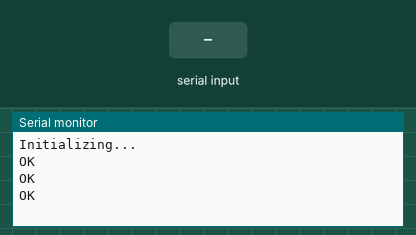
Bench run of a sketch on a simulated Arduino Uno, built with avr-gcc and run on an emulated ATmega328P. Shown: the last lines printed to the serial monitor. The test bench sets the inputs (shaded band). The modem accepts every AT command (registered, SIM ready, sends succeed) and sends nothing else.

Above: at 3.7 s.
3.8 s: "S" received over Serial
At 6.5 s:
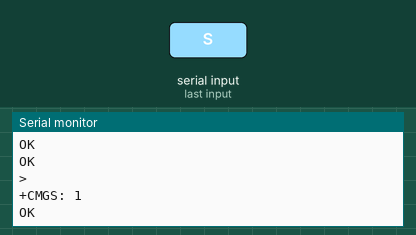
6.8 s: "S" received over the second serial link
At 8.2 s:
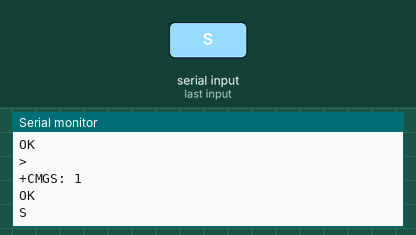
8.5 s: "1" received over the second serial link
At 9.4 s:
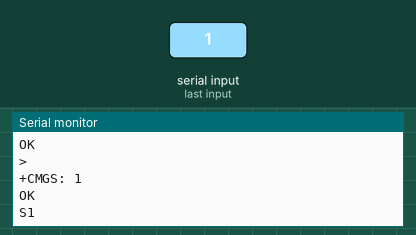

Measured:
- after the input at 3.8 s, the serial monitor: prints a new line after 1.8 s (image 1)
- after the input at 6.8 s, the serial monitor: prints a new line after 0.29 s (image 2)
- after the input at 8.5 s, the serial monitor: prints a new line after 0.09 s (image 3)

The sketch:

GSM_CODE_2.ino
```cpp
#include "SoftwareSerial.h"
SoftwareSerial mySerial(9, 10);
String cmd = "";

void setup()
{
  mySerial.begin(9600);
  Serial.begin(9600);
  Serial.println("Initializing...");
  delay(1000);
  mySerial.println("AT");                 // Sends an ATTENTION command, reply should be OK
  updateSerial();
  mySerial.println("AT+CMGF=1");          // Configuration for sending SMS
  updateSerial();
  mySerial.println("AT+CNMI=1,2,0,0,0");  // Configuration for receiving SMS
  updateSerial();
}

void loop()
{
  updateSerial();
}

void updateSerial()
{
  delay(500);
  while (Serial.available())
  {
    cmd+=(char)Serial.read();
    if(cmd!=""){
      cmd.trim();  // Remove added LF in transmit
      if (cmd.equals("S")) {
        sendSMS();
      } else {
        mySerial.print(cmd);
        mySerial.println("");
        cmd="";
      }
    }
  }

  while(mySerial.available())
  {
    Serial.write(mySerial.read());//Forward what Software Serial received to Serial Port
  }
}

void sendSMS(){
  mySerial.println("AT+CMGF=1");
  delay(500);
  mySerial.println("AT+CMGS=\"+91xxxxxxxxxx\"\t");
  delay(500);
  mySerial.println("Message");
  delay(500);
  mySerial.write(26);
  cmd="";
}
```
